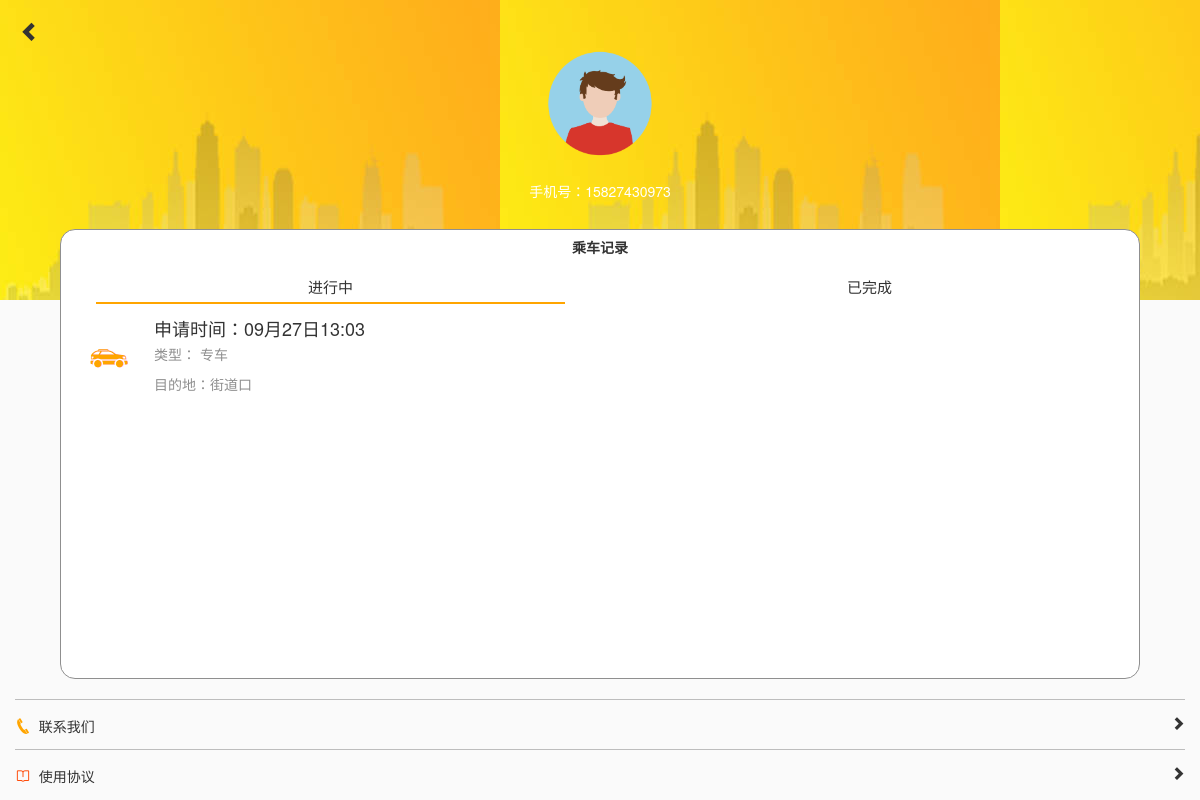
The page /ucenter/ (signed in) on the database as committed earlier.
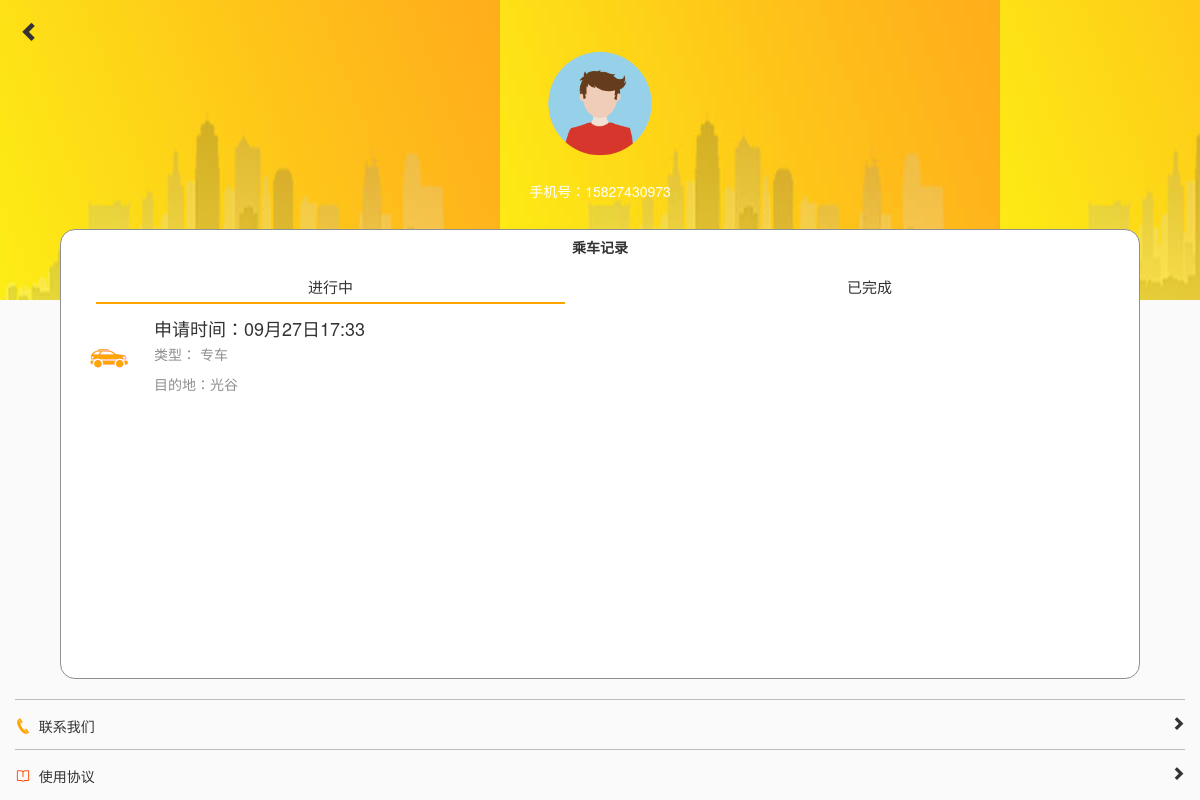
The same page on the database as committed later.
### apps/users/models.py (models this page shows, shortened)
class User(AbstractUser):
    username = models.CharField(max_length=11, unique=True, verbose_name="联系方式")
    avatar = models.ImageField(upload_to='avatar/%Y/%m', storage=ImgStorage(), blank=True, verbose_name="头像")
    truename = models.CharField(max_length=10, blank=True, verbose_name="真实姓名")
    usertype = models.IntegerField(choices=((1, '司机'), (2, '非司机')), default=2, verbose_name="用户类型")
    can_apply = models.BooleanField(default=True, verbose_name="能否预约")
    def get_now_reserve(self):
        return self.ucenterreservewrapper_set.all().filter(reserve_status=False)
    def get_done_reserve(self):
        return self.ucenterreservewrapper_set.all().filter(reserve_status=True)
    class Meta:
        verbose_name = "用户"
        verbose_name_plural = verbose_name

class UcenterReserveWrapper(models.Model):
    user = models.ForeignKey(User)
    reserve_pk = models.IntegerField()
    reserve_type = models.IntegerField(choices=((1, '校车'), (2, "专车")))
    reserve_status = models.BooleanField(default=False)

### apps/reserve/models.py (models this page shows, shortened)
class SpecialCarTravel(models.Model):
    PLACE_CHOICE = ((1, "大花岭"), (2, "街道口"), (3, "光谷"), (4, "武昌站"), (5, "汉口火车站"), (6, "武汉站"))
    user = models.ForeignKey(User, verbose_name="用户")
    car = models.ForeignKey(SpecialCar, verbose_name="专车")
    place = models.IntegerField(choices=PLACE_CHOICE,verbose_name="目的地")
    is_accept = models.BooleanField(default=False, verbose_name="是否接受")
    is_done = models.BooleanField(default=False, verbose_name="是否完成")
    date_travel = models.DateTimeField(default=timezone.now, verbose_name="出行时间")
    class Meta:
        verbose_name = "专车出行申请"
        verbose_name_plural = verbose_name
        ordering = ['-date_travel']

### apps/users/views.py (the view)
# urls.py: url(r'^ucenter/$', users_views.UcenterView.as_view(), name='ucenter'),
class UcenterView(LoginRequiredMixin, TemplateView):
    template_name = 'ucenter/ucenter.html'
    def get(self, request, *args, **kwargs):
        if request.user.usertype == 1:
            return HttpResponseRedirect(reverse('driverindex'))
        context = self.get_context_data(**kwargs)
        return self.render_to_response(context)

### apps/users/templatetags/ucenter.py (called while the page is built)
@register.simple_tag
def parse_single_reserve_wrapper_obj(obj):
    try:
        rpk = obj.reserve_pk
        rtype = obj.reserve_type
        if rtype == 1:
            s = SchoolBusReserve.objects.get(pk=rpk)
            return s
        elif rtype == 2:
            s = SpecialCarTravel.objects.get(pk=rpk)
            return s
    except:
        return None

### templates/ucenter/ucenter.html (shortened to what this page needs)
{% extends 'base.html' %}
{% load staticfiles %}
{% load ucenter %}
{% block exthead %}
    <link href="{% static 'ucenter/ucenter.css' %}" rel="stylesheet" type="text/css">
    <link href="{% static 'ucenter/iconfont.css' %}" rel="stylesheet" type="text/css">
    <link href="https://cdn.bootcss.com/animate.css/3.5.2/animate.min.css" rel="stylesheet">
{% endblock %}
{% block body %}
    <header>
        <div class="container-fluid">
            <div class="row">
                <div class="col-xs-12">
                    <i class="glyphicon glyphicon-chevron-left returnicon"
                       onclick="location.href='{% url 'index' %}'"></i>
                </div>
            </div>
            <div class="row userinfo text-center">
                <img src="{% static 'ucenter/avatar.png' %}" class="img-circle avatar">
                <p class="h5 username">手机号：{{ user.username }}</p>
            </div>
        </div>
    </header>
    <section class="record">
        <div class="container-fluid">
            <div class="row text-center">
                <h5 style="font-weight: bold">乘车记录</h5>
            </div>
            <div class="row text-center statusnav">
                <div class="col-xs-6">
                    <p class="activenav" id="nownav">进行中</p>
                </div>
                <div class="col-xs-6">
                    <p id="donenav">已完成</p>
                </div>
            </div>
            <div class="row animated fadeIn" id="now">
                <div class="col-xs-12">
                    {% for reserve in user.get_now_reserve %}
                        {% parse_single_reserve_wrapper_obj reserve as sbs %}
                        <div class="media recordli" style="cursor: pointer"
                                {% if reserve.reserve_type == 1 %}
                             onclick="location.href='{% url 'schoolbusreservesuccess' reserve.reserve_pk %}'"
                                {% elif reserve.reserve_type == 2 %}
                             onclick="location.href='{% url 'specailcarmatch' sbs.car.pk %}'"
                                {% endif %}>
                            <div class="media-left">
                                {% if reserve.reserve_type == 1 %}
                                    <a>
                                        <img src="{% static 'ucenter/1.png' %}" class="media-object"
                                             style="margin-top: 10px">
                                    </a>
                                {% elif reserve.reserve_type == 2 %}
                                    <a>
                                        <img src="{% static 'ucenter/2.png' %}" class="media-object"
                                             style="margin-top: 10px">
                                    </a>
                                {% endif %}
                            </div>
                            <div class="media-body">
                                {% if reserve.reserve_type == 1 %}
                                    <h4 class="media-heading">预约时间：{{ sbs.date_reserve | date:'m月d日H:i' }}</h4>
                                    <p style="color: #8f8f8f">类型：{% if reserve.reserve_type == 1 %}校车{% else %}
                                        专车{% endif %}</p>
                                    <p style="color: #8f8f8f">发车时刻：{{ sbs.schoolbus.schedule.date_schedule }}</p>
                                {% elif reserve.reserve_type == 2 %}
                                    <h4 class="media-heading">申请时间：{{ sbs.date_travel | date:'m月d日H:i' }}</h4>
                                    <p style="color: #8f8f8f">类型：{% if reserve.reserve_type == 1 %}校车{% else %}
                                        专车{% endif %}</p>
                                    <p style="color: #8f8f8f">目的地：{{ sbs.get_place_display }}</p>
                                {% endif %}
                            </div>
                        </div>
                    {% endfor %}
                </div>
            </div>
        </div>
    </section>
    <section class="listfooter">
        <div class="container-fluid">
            <div class="listfooterli">
                <p><i class="icon iconfont icon-dianhua" style="color: orange"></i>&nbsp;&nbsp;联系我们<i
                        class="glyphicon glyphicon-chevron-right pull-right goto"></i></p>
            </div>
            <div class="listfooterli">
                <p><i class="icon iconfont icon-shu" style="color: orangered"></i>&nbsp;&nbsp;使用协议<i
                        class="glyphicon glyphicon-chevron-right pull-right goto"></i></p>
            </div>
        </div>
    </section>
{% endblock %}

### templates/base.html (shortened to what this page needs)
{% load staticfiles %}
{% load staticfiles %}
<!DOCTYPE html>
<html lang="en">
<head>
    <link href="https://cdn.bootcss.com/bootstrap/3.3.7/css/bootstrap.min.css" rel="stylesheet">
    {% block exthead %}
    {% endblock %}
</head>
<body>
{% block body %}
{% endblock %}
</body>
</html>

### apps/users/static/ucenter/ucenter.css (style rules this page uses)
body { background-color: #fafafa; }
header { margin-top: 20px; }
.returnicon { font-size: 20px; cursor: pointer; margin-left: 5px; }
.avatar { width: 130px; }
.username { color: #ffffff; }
.record { background: #ffffff; height: 450px; border: 1px solid #8f8f8f; border-radius:15px; margin: 20px 5%; }
.record h5 { font-weight: 100; }
.statusnav { margin-top: 10px; }
.statusnav p { font-size: 15px; cursor: pointer; padding-bottom: 5px; margin: 0 20px; }
.activenav { border-bottom: 2px solid; border-bottom-color: orange; }
.listfooter { margin-top: 10px; }
.listfooterli { border-top: 1px solid #bdbdbd; height: 50px; }
.listfooterli p { margin-top: 15px; }
.goto { cursor: pointer; }
.recordli { margin: 15px 0 !important; }
#done, #now { overflow: auto; height: 376px; }

Rows that differ between the two databases and show on the page:
removed UcenterReserveWrapper: reserve_type 2 (drawn)
removed SpecialCarTravel: date_travel "09月27日13:03", place "街道口"
added UcenterReserveWrapper: reserve_type 2 (drawn)
added SpecialCarTravel: date_travel "09月27日17:33", place "光谷"
